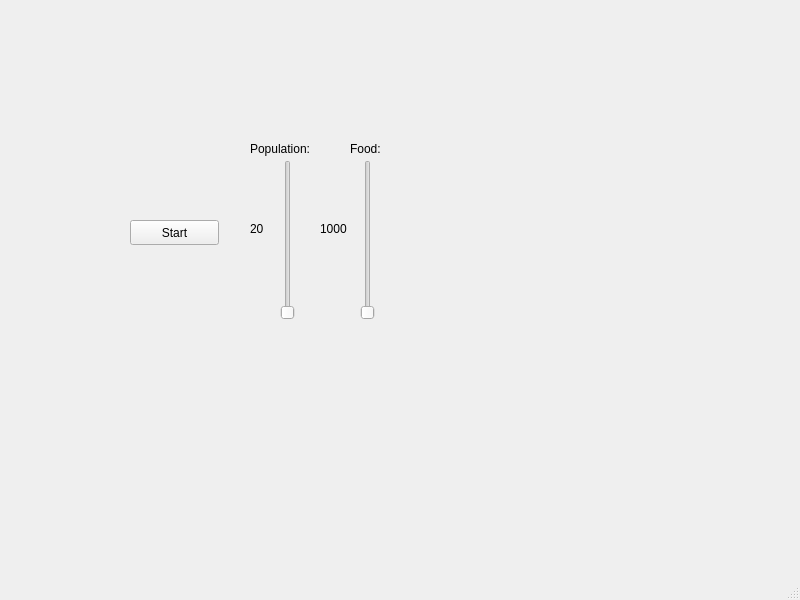
<?xml version="1.0" encoding="UTF-8"?>
<ui version="4.0">
 <class>MainWindow</class>
 <widget class="QMainWindow" name="MainWindow">
  <property name="geometry">
   <rect>
    <x>0</x>
    <y>0</y>
    <width>800</width>
    <height>600</height>
   </rect>
  </property>
  <property name="windowTitle">
   <string>MainWindow</string>
  </property>
  <widget class="QWidget" name="centralwidget">
   <widget class="QSlider" name="pop_slider">
    <property name="geometry">
     <rect>
      <x>280</x>
      <y>160</y>
      <width>16</width>
      <height>160</height>
     </rect>
    </property>
    <property name="minimum">
     <number>1</number>
    </property>
    <property name="maximum">
     <number>100</number>
    </property>
    <property name="orientation">
     <enum>Qt::Vertical</enum>
    </property>
   </widget>
   <widget class="QSlider" name="food_slider">
    <property name="geometry">
     <rect>
      <x>360</x>
      <y>160</y>
      <width>16</width>
      <height>160</height>
     </rect>
    </property>
    <property name="maximum">
     <number>1000</number>
    </property>
    <property name="singleStep">
     <number>10</number>
    </property>
    <property name="orientation">
     <enum>Qt::Vertical</enum>
    </property>
   </widget>
   <widget class="QLabel" name="pop_label">
    <property name="geometry">
     <rect>
      <x>250</x>
      <y>220</y>
      <width>41</width>
      <height>17</height>
     </rect>
    </property>
    <property name="text">
     <string>20</string>
    </property>
   </widget>
   <widget class="QLabel" name="food_label">
    <property name="geometry">
     <rect>
      <x>320</x>
      <y>220</y>
      <width>41</width>
      <height>17</height>
     </rect>
    </property>
    <property name="text">
     <string>1000</string>
    </property>
   </widget>
   <widget class="QLabel" name="label">
    <property name="geometry">
     <rect>
      <x>250</x>
      <y>140</y>
      <width>81</width>
      <height>17</height>
     </rect>
    </property>
    <property name="text">
     <string>Population:</string>
    </property>
   </widget>
   <widget class="QLabel" name="label_2">
    <property name="geometry">
     <rect>
      <x>350</x>
      <y>140</y>
      <width>81</width>
      <height>17</height>
     </rect>
    </property>
    <property name="text">
     <string>Food:</string>
    </property>
   </widget>
   <widget class="QPushButton" name="startButton">
    <property name="geometry">
     <rect>
      <x>130</x>
      <y>220</y>
      <width>89</width>
      <height>25</height>
     </rect>
    </property>
    <property name="text">
     <string>Start</string>
    </property>
   </widget>
  </widget>
  <widget class="QMenuBar" name="menubar">
   <property name="geometry">
    <rect>
     <x>0</x>
     <y>0</y>
     <width>800</width>
     <height>22</height>
    </rect>
   </property>
  </widget>
  <widget class="QStatusBar" name="statusbar"/>
 </widget>
 <resources/>
 <connections/>
</ui>
